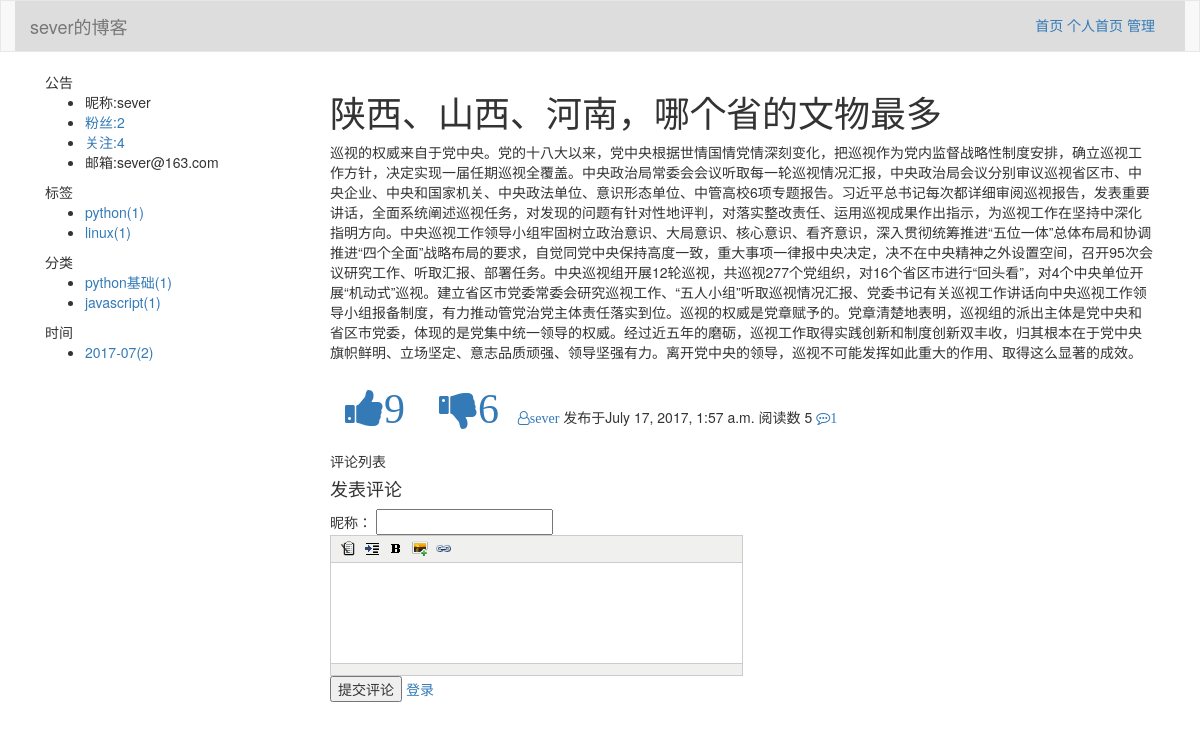
Before: /sever/7.html with the older database file.
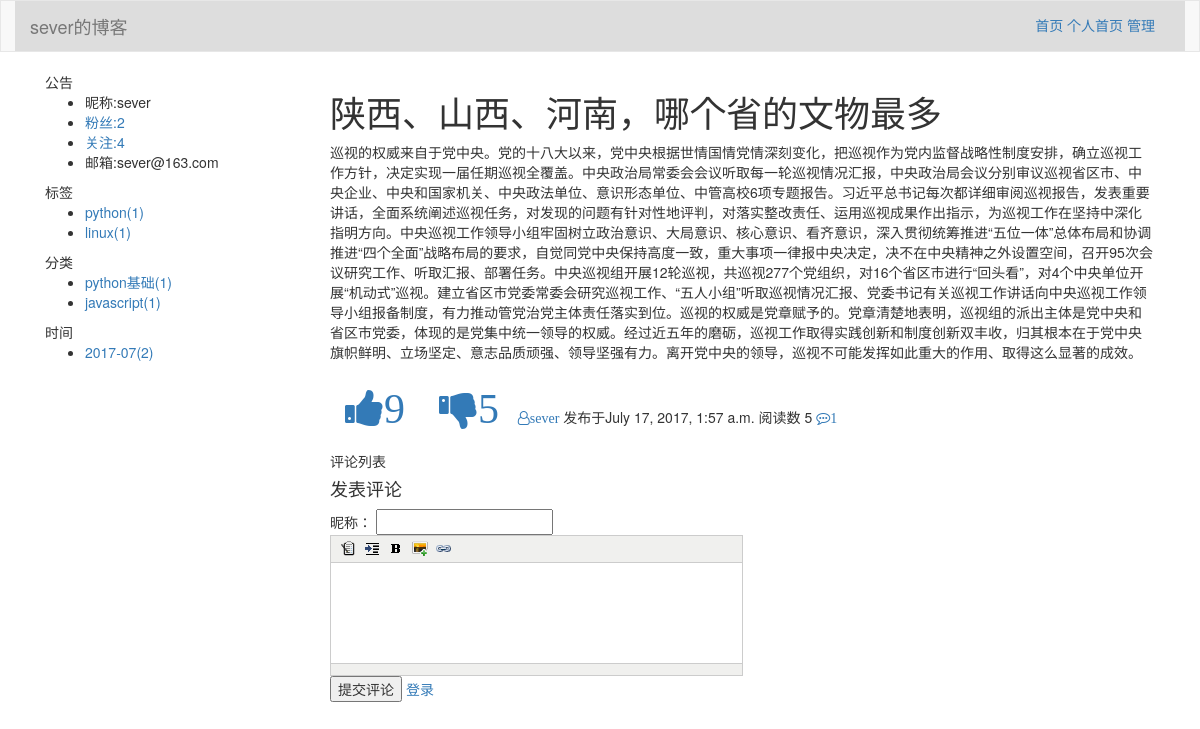
After: the same page with the newer database file.
### knowlage01/models.py (models this page shows, shortened)
class blog(models.Model):
    bid=models.BigAutoField(primary_key=True)
    title=models.CharField(verbose_name='博客标题',max_length=64)
    theme=models.CharField(verbose_name='博客主题',max_length=64)
    site=models.CharField(verbose_name='博客后缀',max_length=64,unique=True)
    user=models.OneToOneField(to='user',to_field='uid')

class user(models.Model):
    uid=models.BigAutoField(primary_key=True)
    username=models.CharField(max_length=64,verbose_name='用户名',unique=True)
    password=models.IntegerField(verbose_name='密码')
    nickname=models.CharField(max_length=64,unique=True,verbose_name='昵称')
    email=models.EmailField(null=True,verbose_name='邮箱')
    avator=models.ImageField(verbose_name='头像',upload_to='static/img')
    create_time=models.DateTimeField(auto_now_add=True)

class tag(models.Model):
    tid = models.BigAutoField(primary_key=True)
    tag=models.CharField(verbose_name='标签',max_length=64)
    blog=models.ForeignKey(verbose_name='所属博客',to='blog',to_field='bid')

class classfiy(models.Model):
    id = models.BigAutoField(primary_key=True)
    classfiy=models.CharField(verbose_name='分类',max_length=64)
    blog=models.ForeignKey(verbose_name='所属博客',to='blog',to_field='bid')

class content(models.Model):
    id = models.BigAutoField(primary_key=True)
    content=models.TextField(verbose_name='文章内容')
    article=models.OneToOneField(verbose_name='所属文章',to='article',to_field='aid',null=True)

class article(models.Model):
    aid=models.BigAutoField(primary_key=True)
    title=models.CharField(verbose_name='文章题目',max_length=64)
    summary=models.CharField(verbose_name='文章摘要',max_length=225)
    create_time=models.DateTimeField(verbose_name='发布时间',auto_now_add=True)
    read_count=models.IntegerField(verbose_name='阅读数',default=0)
    comment_count=models.IntegerField(verbose_name='评论数',default=0)
    up_count=models.IntegerField(verbose_name='点赞数',null=True,default=0)
    dowm_count=models.IntegerField(verbose_name='点踩数',null=True,default=0)
    blog = models.ForeignKey(verbose_name='所属博客', to='blog', to_field='bid')
    classfiy=models.ForeignKey(verbose_name='分类',to='classfiy',to_field='id',null=True)
    type_choice=[
        (1,'Python'),
        (2,'Linux'),
        (3,'Go'),
        (4,'Java')
    ]
    type=models.IntegerField(verbose_name='类型',choices=type_choice,default=None)

### knowlage01/views.py (the view)
# urls.py: url(r'^(?P<site>\w+)/(?P<typename>\d+).html$',views.article,name='article'),
def article(request,**kwargs):
    site=kwargs.get('site')  #博客后缀
    typename=kwargs.get('typename')  #文章id
    username=request.session.get('username') #当前登录用户
    user_list=models.user.objects.filter(blog__site=site).first()
    blog=models.blog.objects.filter(site=site).first()
    fans_count=models.fans.objects.filter(faned__blog__site=site).values('faned__username').annotate(xx=Count('id'))
    focus_count=models.fans.objects.filter(fan__blog__site=site).values('fan__username').annotate(xx=Count('id'))
    tag_dict=models.article_tag.objects.filter(tag__blog__site=site).values('tag_id','tag__tag').annotate(xx=Count('id'))
    classfiy_dict=models.article.objects.filter(blog=blog).values('classfiy__id','classfiy__classfiy').annotate(xx=Count('aid'))
    select = {'month': 'strftime("%%Y-%%m",create_time)'}
    date_list = models.article.objects.filter(blog=blog).extra(select=select).values('month').annotate(num=Count('aid'))
    dict={
        'user_list':user_list,
        'tag_dict':tag_dict,
        'classfiy_dict':classfiy_dict,
        'fans_count':fans_count,
        'focus_count':focus_count,
        'blog':blog,
        'date_list':date_list,
        'username':username,
    }
    article = models.content.objects.filter(article_id=int(typename)).first()
    comment_list = models.comment.objects.filter(article_id=int(typename)).values('id', 'create_time', 'content',
                                                                                  'user__nickname','parent_id_id')
    comment_dict = {}
    for item in comment_list:
        item['child'] = []
        comment_dict[item['id']] = item
    comment = []
    for item in comment_list:
        pid = item['parent_id_id']
        if pid:
            comment_dict[pid]['child'].append(item)
        else:
            comment.append(item)
    comment_str=comment_tree(comment)
    return render(request, 'detail.html', {'comment_str': comment_str, 'article': article, 'dict': dict})

### utils/comment.py (called while the page is built)
def comment_tree(comment_list):
    comment_str="<div class='comment'>"
    for row in comment_list:
        tpl="<div class='content'>%s:%s --- %s</div>"%(row['user__nickname'],row['content'],row['create_time'])
        comment_str += tpl
        if row['child']:
            child_str=comment_tree(row['child'])
            comment_str += child_str
    comment_str += '</div>'
    return comment_str

### templates/detail.html (shortened to what this page needs)
{% extends 'layout.html' %}
{% block css %}
    <link rel="stylesheet" href="/static/css/theme/{{ dict.blog.theme }}.css">
{% endblock %}
{% block header %}
  <div class="container theme">
    <div class="navbar-header ">
      <a class="navbar-brand" href="#">{{ dict.blog.title }}</a>
    </div>
    <div class="collapse navbar-collapse" id="bs-example-navbar-collapse-1">
          <div class="userinfo right" style="line-height: 48px">
             <a href="/">首页</a>
             <a href="#">个人首页</a>
             <a href="#">管理</a>
         </div>
    </div>
  </div>
{% endblock %}
{% block nav %}
         <div>
      公告
         <ul>
            <li>昵称:{{ dict.user_list.nickname }}</li>
             <li><a href="">粉丝:{{ dict.fans_count.0.xx }}</a></li>
             <li><a href="">关注:{{ dict.focus_count.0.xx }}</a></li>
             <li>邮箱:{{ dict.user_list.email }}</li>
         </ul>
      标签
         <ul>
              {% for key in dict.tag_dict %}
                     <li><a href="{% url 'filter' dict.blog.site 'tag' key.tag_id %}">{{ key.tag__tag }}({{ key.xx }})</a></li>
             {% endfor %}
         </ul>
      分类
         <ul>
            {% for k in dict.classfiy_dict %}
               <li><a href="{% url 'filter' dict.blog.site 'classfiy' k.classfiy__id %}">{{ k.classfiy__classfiy }}({{ k.xx }})</a></li>
            {% endfor %}
         </ul>
      时间
         <ul>
            {% for k in dict.date_list %}
                <li><a href="{% url 'filter' dict.blog.site 'datetime' k.month %}">{{ k.month }}({{ k.num }})</a></li>
            {% endfor %}
         </ul>
     </div>
{% endblock %}
{% block content %}
     <div>
          <h1>{{ article.article.title }}</h1>
          <p>{{ article.content|safe }}</p>
     </div>
     <div class="footer">
                 <a id="upper" style="padding: 5px;margin: 10px;" class="fa fa-thumbs-up fa-3x">{{ article.article.up_count }}</a>
                 <a id="downner" style="padding: 5px;margin: 10px;" class="fa fa-thumbs-down fa-3x">{{ article.article.dowm_count }}</a>
                 <a href="" class="fa fa-user-o">{{ article.article.blog.user.nickname }}</a>
                 <span>发布于{{ article.article.create_time }}</span>
                 <span>阅读数 {{ article.article.read_count }}</span>
                 <a href="#" class="fa fa-commenting-o">{{ article.article.comment_count }}</a>
     </div>
    <div class="commentarea">
        <h5>评论列表</h5>
    </div>
    <div class="commentarea2">
        <h4>发表评论</h4>
        <form  novalidate>
             昵称：
             <input type="text" value="" class="hide i2">
             <input id='i3' type="submit" value="提交评论">
             <a href="/login/" class="hide a2">登录</a>
        </form>
    </div>
{% endblock %}

### templates/layout.html (shortened to what this page needs)
<!DOCTYPE html>
<html lang="en">
<head>
</head>
<link rel="stylesheet" href="/static/css/index_help.css">
<link rel="stylesheet" href="/static/bootstrap-3.3.7-dist/css/bootstrap.css">
<link rel="stylesheet" href="/static/font-awesome-4.7.0/css/font-awesome.css">
{% block css %}
{% endblock %}
<body>
<nav class="navbar navbar-default no-radio">
    {% block header %}
    {% endblock %}
</nav>
<div class="container">
     <div class="col-md-3">
         {% block nav %}
         {% endblock %}
     </div>
    <div class="col-md-9">
        {% block content %}
        {% endblock %}
    </div>
</div>
</body>
</html>

### static/css/index_help.css (style rules this page uses)
.no-radio { border-radius: 0 !important; }
.right { float: right; }

### static/css/theme/default.css (style rules this page uses)
.theme { background-color: #dddddd !important; }

Changed rows visible on the page:
changed through a linked row, content "陕西、山西、河南，哪个省的文物最多": article.dowm_count "6" → "5"
